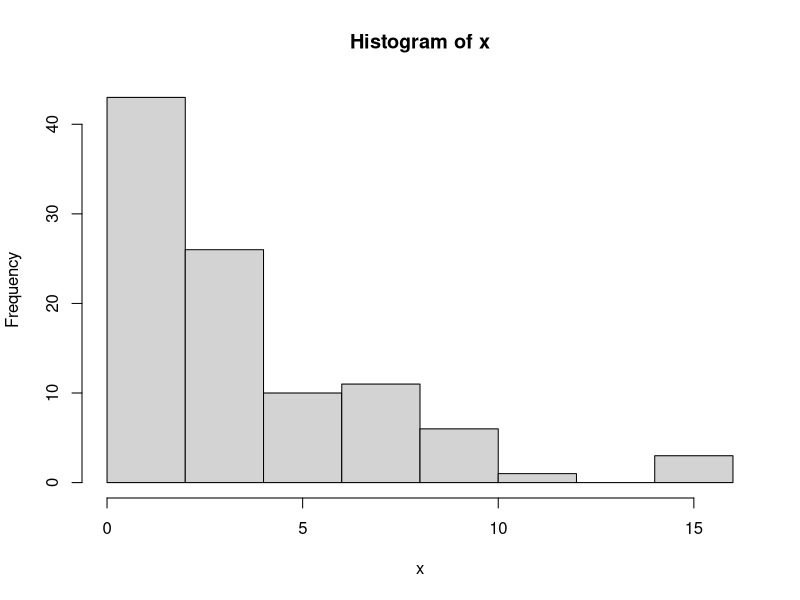
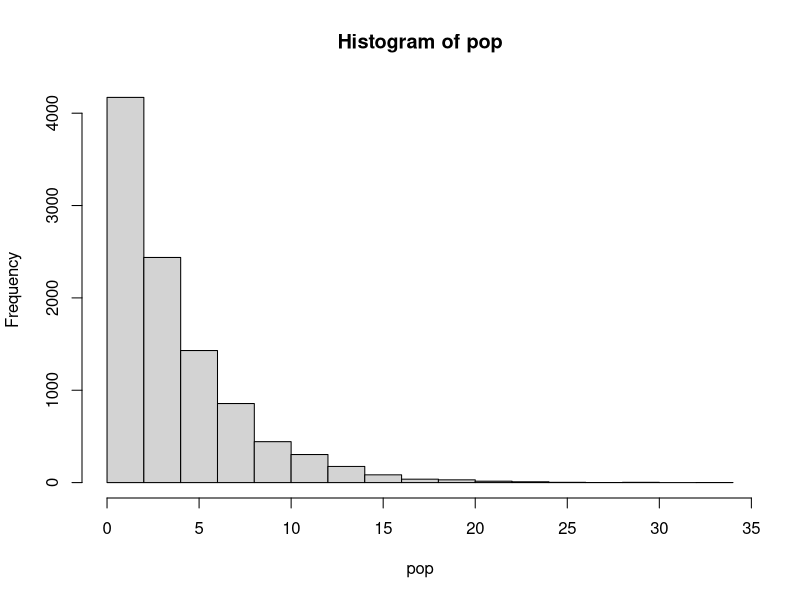
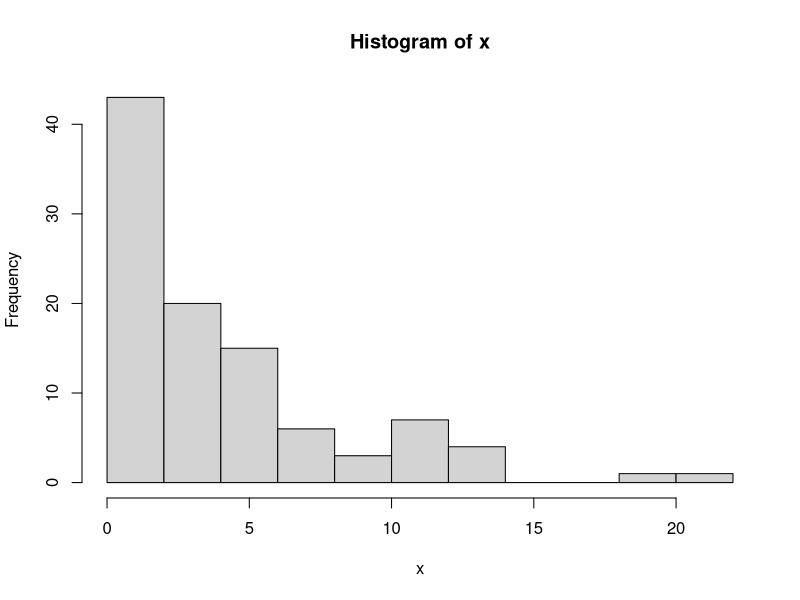
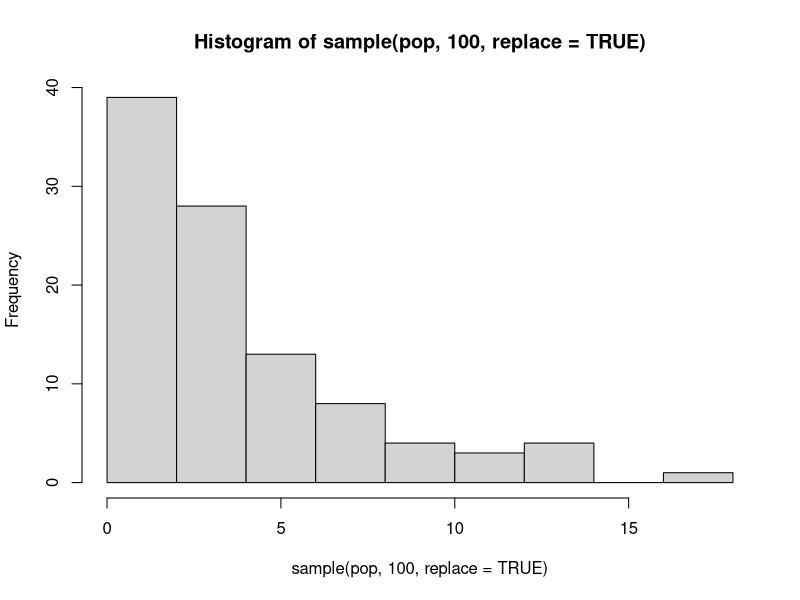
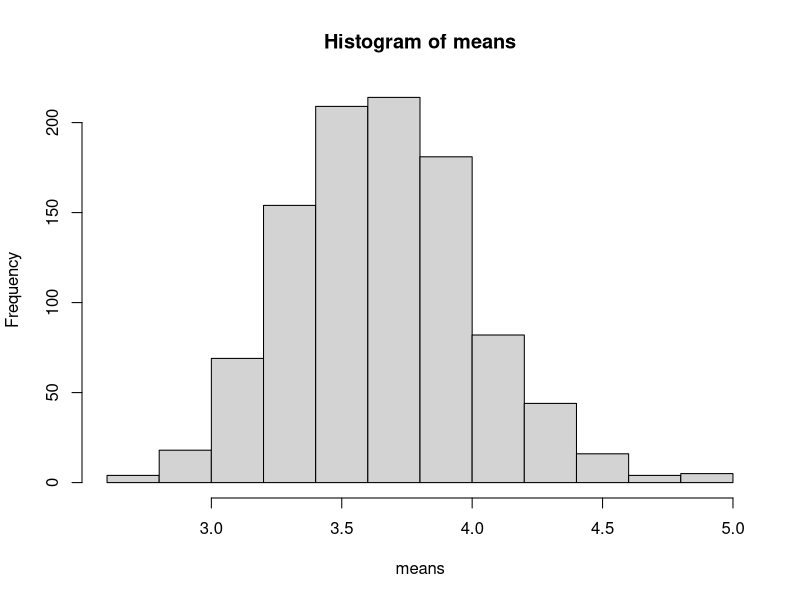
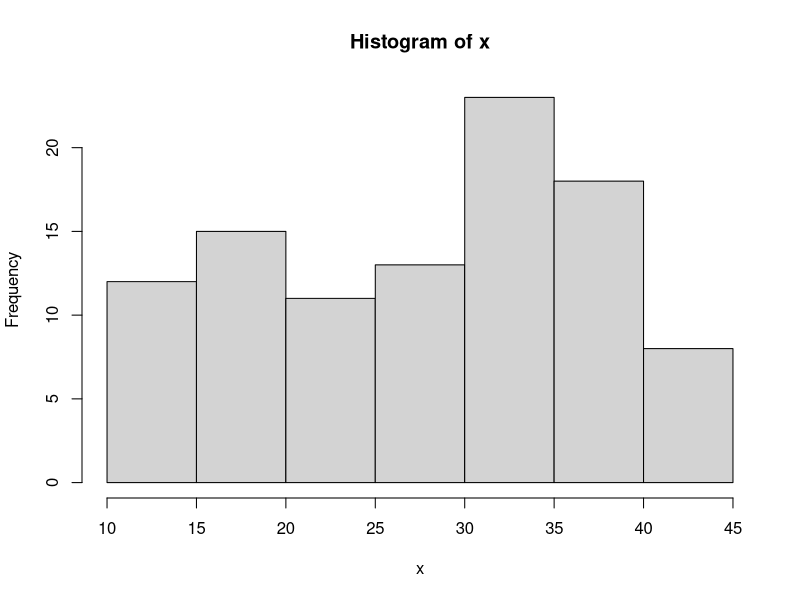
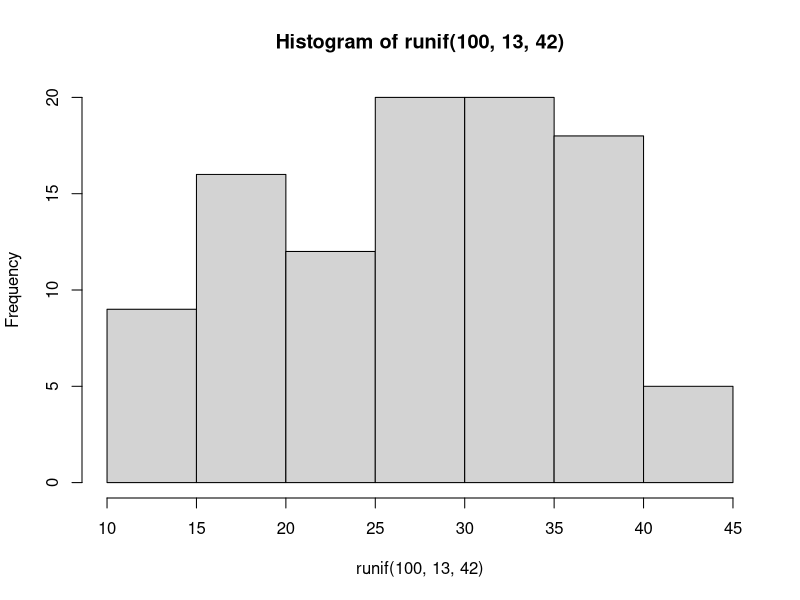
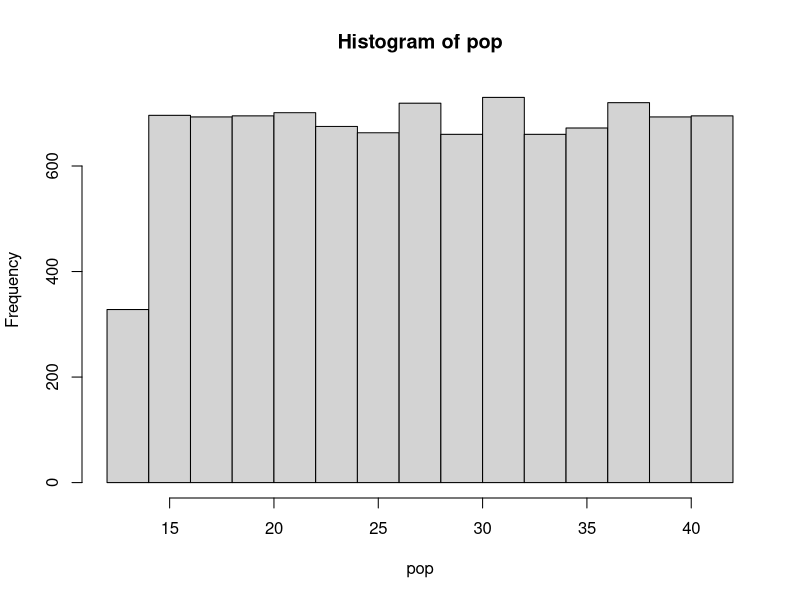

Write R code to recreate these figures, in order.
# Chapter 7 R demo

# topics
# 1 - Not stderr()
# 2 - CLT and LLN demo
# 3 - Examples


# 1 - Not stderr()



# 2 - Central Limit Theorem and Law of Large Numbers demo

x <- rexp(100,.27)
hist(x)

pop <- rexp(10000,.27)
hist(pop)
sample(pop,100, replace = TRUE)
x <- sample(pop,100, replace = TRUE)
hist(x)
hist(sample(pop,100, replace = TRUE))
mean(sample(pop,100, replace = TRUE))


means <- rep(77777,1000)

for (i in 1:1000) {
	means[i] <- mean(sample(pop,100, replace = TRUE))
	}

hist(means)



# Again with uniform
x <- runif(100,13,42)
hist(x)
hist(runif(100,13,42))
pop <- runif(10000,13,42)
hist(pop)
sample(pop,100, replace = TRUE)
x <- sample(pop,100, replace = TRUE)
hist(x)
hist(sample(pop,100, replace = TRUE))
mean(sample(pop,100, replace = TRUE))


means <- rep(51,1000)

for (i in 1:1000) {
	means[i] <- mean(sample(pop,100, replace = TRUE))
	}

hist(means)





# 3 - Examples

# 7.1
# An unknown distribution has a mean of 90 and a standard deviation of 15. Samples of size n = 25 are drawn randomly from the population.
# a. Find the probability that the sample mean is between 85 and 92.
pnorm(q=85,mean=90, sd=15/sqrt(25))
# [1] 0.04779035
pnorm(q=92,mean=90, sd=15/sqrt(25)) - 0.04779035
# 0.6997171

#b. Find the value that is two standard deviations above the expected value, 90, of the sample mean.
# use zscore formula:
# value = mean + (# of sds) (sd_x/sqrt(n))





#7.2
#The length of time, in hours, it takes an "over 40" group of people to play one soccer match is normally distributed with a mean of two hours and a standard deviation of 0.5 hours. A sample of size n = 50 is drawn randomly from the population. Find the probability that the sample mean is between 1.8 hours and 2.3 hours.
pnorm(q=2.3,mean=2,sd=0.5/sqrt(50)) - pnorm(q=1.8,mean=2,sd=0.5/sqrt(50))
# 0.9976501


# 7.3
# In a recent study reported Oct. 29, 2012 on the Flurry Blog, the mean age of tablet users is 34 years. Suppose the standard deviation is 15 years. Take a sample of size n = 100.
# sample mean tends toward the population mean
34
# sample SD (aka SEM) tends toward sd/sqrt(n)
15/sqrt(100)

# b
# for large sample sizes, should be NORMAL

# c Find the probability that the sample mean age is more than 30 years (the reported mean age of tablet users in this particular study).
pnorm(q=30,mean=34,sd=15/sqrt(100), lower.tail = FALSE)

# d Find the 95th percentile for the sample mean age (to one decimal place).
qnorm(p=0.95,mean=34,sd=15/sqrt(100))



# Q5
#  The cost of unleaded gasoline in the Bay Area once followed an unknown distribution with a mean of $4.14 and a standard deviation of $0.10. Twenty-five gas stations from the Bay Area are randomly chosen. We are interested in the average cost of gasoline for the 25 gas stations. What is the distribution to use for the average cost of gasoline for the 25 gas stations?





# Q6
#  A pollster asks a single question with only yes and no as answer possibilities. The poll is conducted nationwide, so samples of 100 responses are taken. There are three yes answers for every two no answers overall. For the mean of the sampling distribution of sample proportions, find the following for yes answers.

# (a) The expected value.

# population mean = mean of the sampling distribution
0.6

# (b) The standard deviation. (Round your answer to four decimal places.)

# sampling distribution
sqrt((.6*.4)/100)

0.0490


# (c) The variance. (Round your answer to four decimal places.)

# sd = sigma, var = sigma^2.
# var = sd^2

0.0490^2

0.0024




# Q7
#  A school has 500 students. Usually, there are an average of 27 students who are absent. If a sample of 36 students is taken on a certain day, what is the probability that at least 2 students in the sample will be absent?

N <- 500 # population size
n <- 36 # sample size
p <- 27/N # mean (a proportion)

q <- 2/n # quantile of interest (also a proportion, 2 out of 36)
sd <- sqrt( (p*(1-p)/n) * ((N-n)/(N-1)) ) # small sample size correction

pnorm(q=q, mean=p, sd=sd, lower.tail = FALSE)






